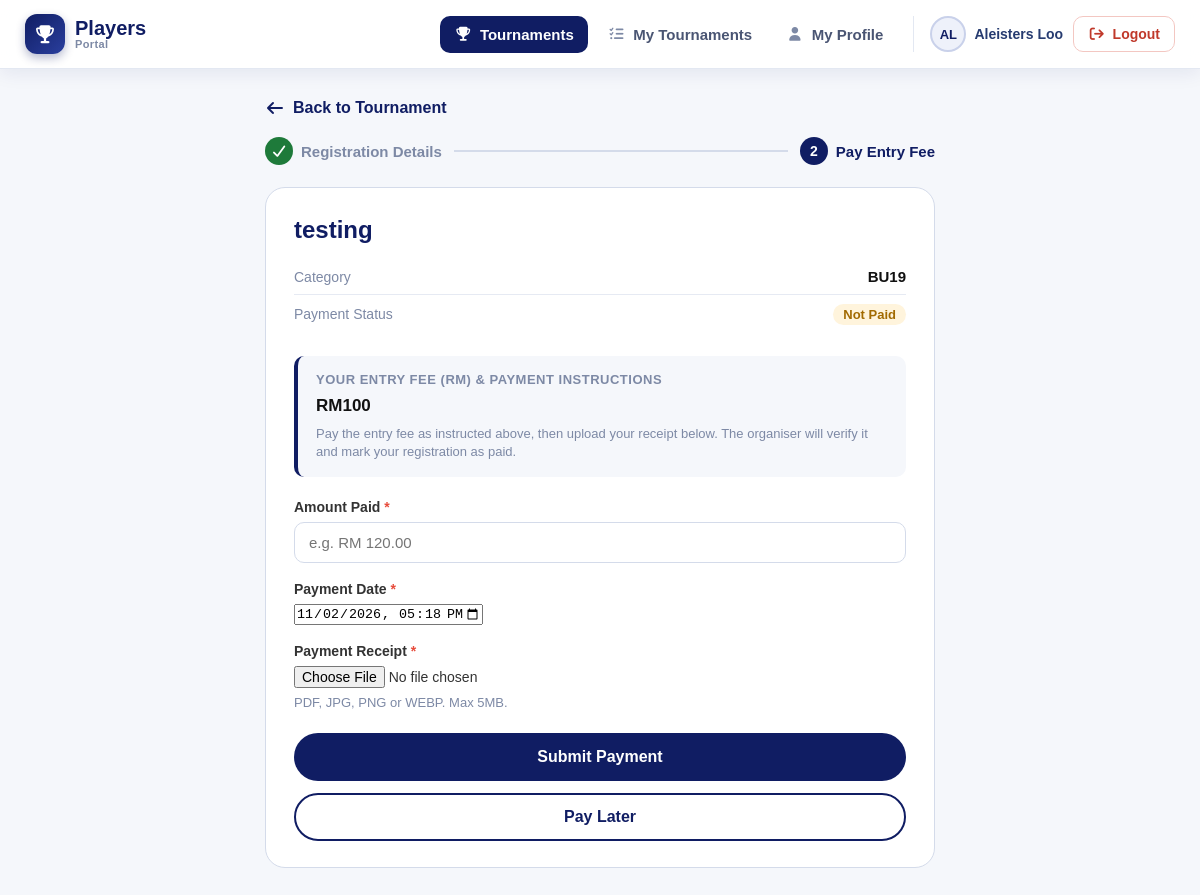
The app's page /player/tournament_payment.php?registrationID=21 (signed in) with its own data.
### tables this page shows
CREATE TABLE `tournament` (
  `tournamentID` int(11) NOT NULL,
  `tournament_startdate` datetime NOT NULL,
  `tournament_enddate` datetime NOT NULL,
  `tournament_name` varchar(255) NOT NULL,
  `tournament_description` mediumtext NOT NULL,
  `tournament_detail_link` varchar(255) NOT NULL,
  `tournament_location` varchar(255) NOT NULL,
  `tournament_country` varchar(100) DEFAULT NULL,
  `tournament_fee` varchar(255) NOT NULL,
  `tournament_deadline` datetime NOT NULL,
  `tournament_age_cutoff` date DEFAULT NULL,
  `tournament_type` varchar(50) NOT NULL,
  `tournament_tshirt_size` varchar(255) DEFAULT NULL,
  `tournament_picture` varchar(255) DEFAULT NULL,
  `registration_field` varchar(10000) NOT NULL,
  `creatorID` varchar(255) NOT NULL
);

CREATE TABLE `tournament_register` (
  `registrationID` int(11) NOT NULL,
  `category_registered` varchar(255) NOT NULL,
  `category_remarks` varchar(255) DEFAULT NULL,
  `player_chinese_name` varchar(255) DEFAULT NULL,
  `player_tshirt` varchar(255) DEFAULT NULL,
  `accommodation` varchar(255) DEFAULT NULL,
  `player_latest_results` varchar(1000) DEFAULT NULL,
  `player_attachments` varchar(255) DEFAULT NULL,
  `amount_paid` varchar(255) DEFAULT NULL,
  `payment_date` datetime DEFAULT NULL,
  `payment_status` varchar(20) NOT NULL,
  `payment_proof` varchar(255) DEFAULT NULL,
  `endorsement` varchar(255) NOT NULL,
  `endorsement_date` date DEFAULT NULL,
  `admin_remark` varchar(255) DEFAULT NULL,
  `tournamentID` int(11) DEFAULT NULL,
  `playerID` varchar(255) DEFAULT NULL,
  `seed_number` int(11) DEFAULT NULL
);

### player/player_functions.php (called while the page is built, shortened)
<?php
$playerID = $_SESSION["userid"];
function getTournament($conn, $tournamentID)
{
    $stmt = $conn->prepare("SELECT * FROM tournament WHERE tournamentID = ?");
    $stmt->bind_param("i", $tournamentID);
    $stmt->execute();
    $tournament = $stmt->get_result()->fetch_assoc();
    return $tournament;
}
function getPlayer($conn, $playerID)
{
    $stmt = $conn->prepare("SELECT * FROM players WHERE playerID = ?");
    $stmt->bind_param("s", $playerID);
    $stmt->execute();
    $player = $stmt->get_result()->fetch_assoc();
    return $player;
}
require_once __DIR__ . '/../fees.php';
function tournamentFees($tournament)
{
    $parts = splitFee($tournament['tournament_fee'] ?? '');
    return [$parts['currency'] ?? 'OTHER' => $parts['local']];
}
function playerFee($tournament, $player)
{
    $fees = tournamentFees($tournament);
    $currency = array_key_first($fees);
    return ['currency' => $currency, 'fee' => $fees[$currency], 'label' => $currency === 'OTHER' ? '' : $currency];
}
function statusClass($value)
{
    $value = strtoupper(trim($value ?? ''));
    return 'status-pending';
}

### fees.php (called while the page is built, shortened)
<?php
function feeCurrency($fee)
{
    $hasRM = preg_match('/\b(?:RM|MYR)\s*\d/i', (string) $fee);
    $hasUSD = preg_match('/\b(?:USD|US\$)\s*\$?\s*\d/i', (string) $fee);
    return $hasRM ? 'RM' : ($hasUSD ? 'USD' : null);
}
function splitFee($fee)
{
    $fee = trim((string) $fee);
    $hasRM = preg_match('/\b(?:RM|MYR)\s*\d+(?:,\d{3})*(?:\.\d+)?/i', $fee, $rm);
    $hasUSD = preg_match('/\b(?:USD|US\$)\s*\$?\s*\d+(?:,\d{3})*(?:\.\d+)?/i', $fee, $usd);
    if (!$hasRM || !$hasUSD) {
        return ['local' => $fee, 'foreign' => null, 'details' => null, 'currency' => feeCurrency($fee)];
    }
    $local = trim($rm[0]);
    $foreign = trim($usd[0]);
    $isPlain = strcasecmp($fee, buildInternationalFee($local, $foreign)) === 0
        || preg_match('/^\s*Local\s*:\s*\S+(\s*\d\S*)?\s*,?\s*Foreign\s*:\s*\S+(\s*\d\S*)?\s*$/i', $fee);
    return [
        'local' => $local,
        'foreign' => $foreign,
        'details' => $isPlain ? null : $fee,
        'currency' => 'RM+USD'
    ];
}

### player/tournament_payment.php (the view, shortened to what this page needs)
<?php
require_once "player_functions.php";
$registrationID = isset($_GET['registrationID']) ? intval($_GET['registrationID']) : 0;
$stmt = $conn->prepare("
    SELECT *
    FROM tournament_register
    WHERE registrationID = ?
      AND playerID = ?
");
$stmt->bind_param("is", $registrationID, $playerID);
$stmt->execute();
$registration = $stmt->get_result()->fetch_assoc();
$tournamentID = (int) $registration['tournamentID'];
$tournament = getTournament($conn, $tournamentID);
$form = [
    'amount_paid' => $registration['amount_paid'] ?? '',
    'payment_date' => date('Y-m-d\TH:i')
];
?>
<!DOCTYPE html>
<html lang="en">
<head>
    <link rel="stylesheet" href="https://cdnjs.cloudflare.com/ajax/libs/font-awesome/7.0.1/css/all.min.css" />
    <link rel="stylesheet" href="./assets/css/navbar.css?v=<?= filemtime(__DIR__ . '/assets/css/navbar.css') ?>" type="text/css" />
    <link rel="stylesheet" href="./assets/css/tournament_details.css?v=<?= filemtime(__DIR__ . '/assets/css/tournament_details.css') ?>" type="text/css" />
</head>
<body>
    <?php include "player_navbar.php"; ?>
    <main class="container narrow">
        <a href="tournament_details.php?tournamentID=<?= $tournamentID ?>" class="back-link">
            <i class="fa-solid fa-arrow-left"></i>
            Back to Tournament
        </a>
        <div class="steps">
            <div class="step done"><span><i class="fa-solid fa-check"></i></span> Registration Details</div>
            <div class="step-line"></div>
            <div class="step active"><span>2</span> Pay Entry Fee</div>
        </div>
        <section class="card">
            <h1 class="page-title"><?= htmlspecialchars($tournament['tournament_name']) ?></h1>
            <div class="registration-summary tournament-summary">
                <div class="summary-row">
                    <span>Category</span>
                    <strong><?= htmlspecialchars($registration['category_registered']) ?></strong>
                </div>
                <div class="summary-row">
                    <span>Payment Status</span>
                    <strong class="status <?= statusClass($registration['payment_status']) ?>">
                        <?= htmlspecialchars($registration['payment_status'] ?: 'Not Paid') ?>
                    </strong>
                </div>
            </div>
            <div class="fee-box">
                <?php
                $allFees = tournamentFees($tournament);
                $myFee = playerFee($tournament, getPlayer($conn, $playerID) ?? []);
                ?>
                <div class="fee-label">
                    Your Entry Fee<?= count($allFees) > 1
                        ? ' &ndash; ' . htmlspecialchars($myFee['label'])
                        : ($myFee['label'] !== '' ? ' (' . htmlspecialchars($myFee['label']) . ')' : '') ?>
                    &amp; Payment Instructions
                </div>
                <div class="fee-value">
                    <?= nl2br(htmlspecialchars($myFee['fee'] ?: '-')) ?>
                </div>
                <p class="hint">
                    Pay the entry fee as instructed above, then upload your receipt below.
                    The organiser will verify it and mark your registration as paid.
                </p>
            </div>
            <form
                method="POST"
                action="tournament_payment.php?registrationID=<?= $registrationID ?>"
                enctype="multipart/form-data"
                id="paymentForm"
            >
                <div class="form-group">
                    <label for="amount_paid">Amount Paid <span class="required">*</span></label>
                    <input
                        type="text"
                        id="amount_paid"
                        name="amount_paid"
                        maxlength="255"
                        value="<?= htmlspecialchars($form['amount_paid']) ?>"
                        placeholder="e.g. RM 120.00"
                        required
                    >
                </div>
                <div class="form-group">
                    <label for="payment_date">Payment Date <span class="required">*</span></label>
                    <input
                        type="datetime-local"
                        id="payment_date"
                        name="payment_date"
                        value="<?= htmlspecialchars($form['payment_date']) ?>"
                        max="<?= date('Y-m-d\TH:i') ?>"
                        required
                    >
                </div>
                <div class="form-group">
                    <label for="payment_proof">Payment Receipt <span class="required">*</span></label>
                    <input
                        type="file"
                        id="payment_proof"
                        name="payment_proof"
                        accept=".pdf,.jpg,.jpeg,.png,.webp"
                        required
                    >
                    <small class="hint">PDF, JPG, PNG or WEBP. Max 5MB.</small>
                </div>
                <button type="submit" class="primary-btn" id="submitBtn">
                    Submit Payment
                </button>
                <a href="tournament_details.php?tournamentID=<?= $tournamentID ?>" class="secondary-btn">
                    Pay Later
                </a>
            </form>
        </section>
    </main>
</body>
</html>

### player/assets/css/navbar.css (style rules this page uses)
body { padding: 0; margin: 0; }

### player/assets/css/tournament_details.css (style rules this page uses)
* { margin: 0; padding: 0; box-sizing: border-box; }
body { font-family: Arial, sans-serif; background: #f5f7fb; color: #333; }
.container { max-width: 1200px; margin: 30px auto 60px; padding: 0 25px; }
.back-link { display: inline-flex; align-items: center; gap: 8px; margin-bottom: 20px; color: #101d63; font-weight: 600; text-decoration: none; }
.card { background: #ffffff; border: 1px solid #d4dbea; border-radius: 20px; padding: 26px 28px; }
.registration-summary, .profile-block { display: flex; flex-direction: column; }
.summary-row { display: flex; justify-content: space-between; align-items: baseline; gap: 16px; padding: 9px 0; border-bottom: 1px solid #e6eaf3; }
.summary-row:last-child { border-bottom: none; }
.summary-row span { color: #7d89a5; font-size: 14px; flex-shrink: 0; }
.summary-row strong { color: #111; font-size: 15px; text-align: right; overflow-wrap: anywhere; }
.status { padding: 3px 10px; border-radius: 12px; font-size: 13px !important; }
.status-pending { background: #fff4dc; color: #a26a00 !important; }
.form-group { margin-bottom: 18px; }
.form-group label { display: block; margin-bottom: 7px; font-size: 14px; font-weight: 600; color: #333; }
.required { color: #e74c3c; }
.form-group input[type="text"], .form-group select, .form-group textarea { width: 100%; padding: 11px 14px; border: 1px solid #d4dbea; border-radius: 10px; background: #fff; color: #222; font-family: inherit; font-size: 15px; outline: none; transition: 0.2s ease; }
.form-group input[type="file"] { width: 100%; font-size: 14px; }
.hint { display: block; margin-top: 6px; font-size: 13px; color: #7d89a5; line-height: 1.4; }
.primary-btn, .secondary-btn { display: flex; justify-content: center; align-items: center; gap: 8px; width: 100%; height: 48px; margin-top: 20px; border-radius: 25px; font-family: inherit; font-size: 16px; font-weight: 700; text-decoration: none; cursor: pointer; transition: 0.2s ease; }
.primary-btn { border: none; background: #101d63; color: #fff; }
.secondary-btn { margin-top: 12px; border: 2px solid #101d63; background: #fff; color: #101d63; }
.container.narrow { max-width: 720px; }
.page-title { font-size: 24px; line-height: 1.3; color: #101d63; margin-bottom: 14px; }
.tournament-summary { margin-bottom: 22px; }
.fee-box { background: #f5f7fb; border-left: 4px solid #101d63; border-radius: 10px; padding: 16px 18px; margin-bottom: 22px; }
.fee-label { font-size: 13px; font-weight: 700; text-transform: uppercase; letter-spacing: 0.5px; color: #7d89a5; margin-bottom: 6px; }
.fee-value { font-size: 17px; font-weight: 700; color: #111; line-height: 1.5; overflow-wrap: anywhere; }
.steps { display: flex; align-items: center; gap: 12px; margin-bottom: 22px; }
.step { display: flex; align-items: center; gap: 8px; font-size: 15px; font-weight: 600; color: #7d89a5; white-space: nowrap; }
.step span { display: inline-flex; justify-content: center; align-items: center; width: 28px; height: 28px; border-radius: 50%; background: #e6eaf3; color: #7d89a5; font-size: 14px; }
.step.active { color: #101d63; }
.step.active span { background: #101d63; color: #fff; }
.step.done span { background: #1e7a3a; color: #fff; }
.step-line { flex: 1; height: 2px; background: #d4dbea; }

### records on screen
tournament: tournament_name "testing"
tournament_register: category_registered "BU19", payment_status "Not Paid", payment_date "11/02/2026 17:18"

### other values on screen
$link['label'] "Tournaments"
$link['label'] "My Tournaments"
$link['label'] "My Profile"
$navInitials "AL"
$navName "Aleisters Loo"
$myFee['label'] "RM"
$myFee['fee'] ?: '-' "RM100"
